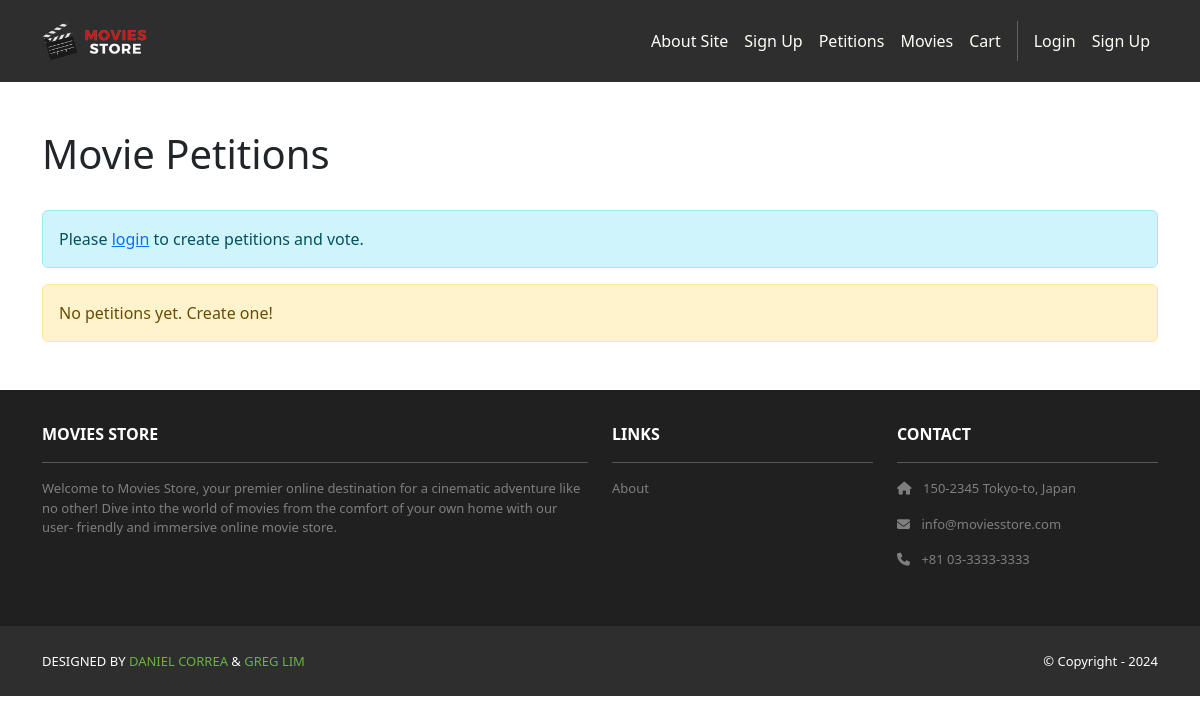
The app's page /petitions/, older data.
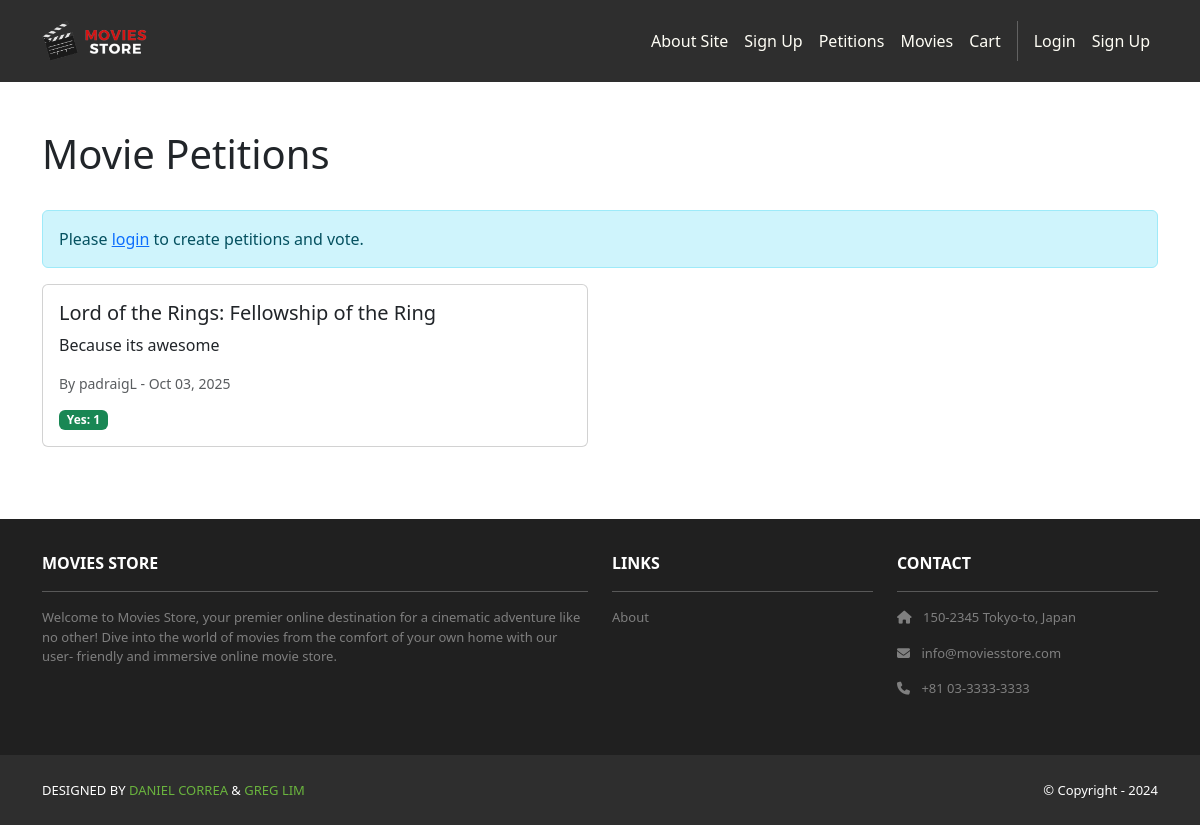
The same page, newer data.
### petitions/models.py (models this page shows, shortened)
class Petition(models.Model):
    movie_title = models.CharField(max_length=255)
    description = models.TextField()
    created_by = models.ForeignKey(User, on_delete=models.CASCADE)
    created_at = models.DateTimeField(auto_now_add=True)
    def yes_votes(self):
        return self.vote_set.filter(vote_type='yes').count()

### petitions/views.py (the view)
# urls.py: path('', views.index, name='cart.index'),
def index(request):
    petitions = Petition.objects.all().order_by("-created_at")
    template_data = {'title': 'Petitions', 'petitions':petitions}
    return render(request, 'petitions/index.html', {"template_data":template_data})

### petitions/templates/petitions/index.html (shortened to what this page needs)
{% extends "base.html" %}
{% block content %}
<div class="container my-5">
    <div class="d-flex justify-content-between align-items-center mb-4">
        <h1>Movie Petitions</h1>
    </div>
    {% if not user.is_authenticated %}
    <div class="alert alert-info">
        Please <a href="{% url 'accounts.login' %}">login</a> to create petitions and vote.
    </div>
    {% endif %}
    {% if template_data.petitions %}
        <div class="row">
            {% for petition in template_data.petitions %}
            <div class="col-md-6 mb-4">
                <div class="card">
                    <div class="card-body">
                        <h5 class="card-title">{{ petition.movie_title }}</h5>
                        <p class="card-text">{{ petition.description|truncatewords:20 }}</p>
                        <p class="text-muted small">By {{ petition.created_by.username }} - {{ petition.created_at|date:"M d, Y" }}</p>
                        <div class="d-flex justify-content-between align-items-center">
                            <span class="badge bg-success">Yes: {{ petition.yes_votes }}</span>
                        </div>
                    </div>
                </div>
            </div>
            {% endfor %}
        </div>
    {% else %}
        <div class="alert alert-warning">No petitions yet. Create one!</div>
    {% endif %}
</div>
{% endblock content %}

Row changes from the older to the newer data that the page shows:
added Petition: movie_title "Lord of the Rings: Fellowship of the Ring", description "Because its awesome", created_by.username "padraigL", created_at "Oct 03, 2025", yes_votes "1"
Text that changed along with them:
text no longer shown: "No petitions yet. Create one!"
